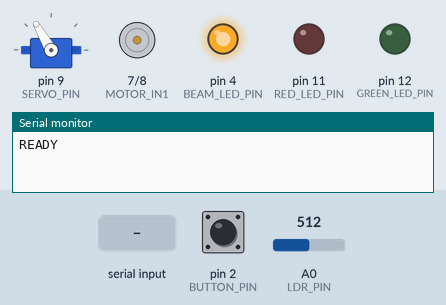
This sketch was run on a simulated Arduino Uno, built with avr-gcc and run on an emulated ATmega328P. Shown: servo, motor-driver pin pairs drawn as motors (green arrow = first pin HIGH = forward, orange = second pin HIGH = backward, longer = more drive, scaled by the enable pin), output pins drawn as LEDs (lit = HIGH), the last lines printed to the serial monitor. Inputs (shaded band) come from the test bench; at power-on: pin 2 (BUTTON_PIN) HIGH, A0 (LDR_PIN) = 512.

Above: at 1.7 s.
1.8 s: pin 2 (BUTTON_PIN) pulled LOW for 0.15 s
At 2.95 s:
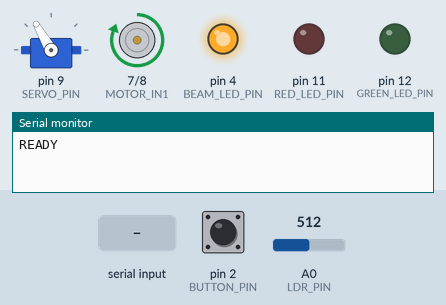
At 3.9 s:
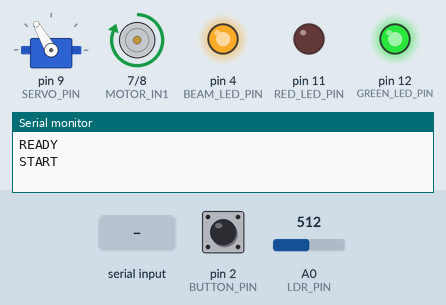
4.6 s: A0 (LDR_PIN) set to 322
6.1 s: A0 (LDR_PIN) set to 293
7.6 s: A0 (LDR_PIN) set to 248
9.1 s: A0 (LDR_PIN) set to 220
10.6 s: "J" received over Serial
At 11.2 s:
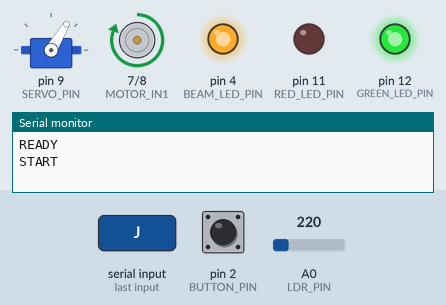
Timing chart, 0 to 13.6 s (numbered marks = the images above; inputs shaded):
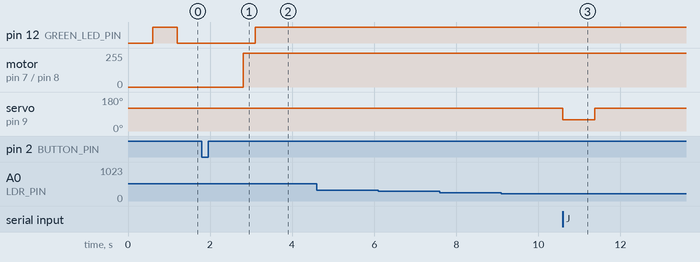

The sketch:

horse_jump.ino
```cpp
/*
  HORSE JUMP — Arduino side
  ------------------------------------------------------------
  p5 (webcam) detects the player raising a hand and sends 'J' over serial.
  The servo lifts the horse. A belt (DC motor) carries jumps under it.
  An LED + LDR "break-beam" sits right under the horse: when a jump
  post breaks the beam, we check if the horse is in the air.
    in the air  -> point
    on the ground -> CRASH: belt brakes, red LEDs flash

  Serial IN  (from p5):  'J' = jump   'S' = start/restart   'D' = toggle debug
  Serial OUT (to p5):    READY | START | SCORE,<n> | CRASH,<n>

  WIRING (Uno R3)
  ------------------------------------------------------------
  Servo signal ............ D9   (servo + to 5V, - to GND)
  L298N ENB ............... D5   (REMOVE the ENB jumper cap first)
  L298N IN3 ............... D7
  L298N IN4 ............... D8
  L298N OUT3/OUT4 ......... DC motor  (motor uses the B side of the driver)
  L298N +12V/VIN .......... 9V supply +   (keep the 5V-EN jumper ON, leave the 5V terminal empty)
  L298N GND ............... supply - AND Arduino GND (common ground!)
  Beam LED ................ D4 -> 220Ω -> LED -> GND (points at the LDR)
  LDR ..................... 5V -> LDR -> A0 -> 10kΩ -> GND
  Red LEDs (x2, parallel).. D11 -> 220Ω each -> LED -> GND
  Green LED ............... D12 -> 220Ω -> LED -> GND
  Start button ............ D2 -> button -> GND (uses INPUT_PULLUP)
  Put a 100–470µF capacitor across servo 5V/GND if the Arduino resets
  when the horse jumps.
*/

#include <Servo.h>

// ---------- pins ----------
const int SERVO_PIN     = 9;
const int MOTOR_EN      = 5;   // -> L298N ENB
const int MOTOR_IN1     = 7;   // -> L298N IN3
const int MOTOR_IN2     = 8;   // -> L298N IN4
const int LDR_PIN       = A0;
const int BEAM_LED_PIN  = 4;
const int RED_LED_PIN   = 11;
const int GREEN_LED_PIN = 12;
const int BUTTON_PIN    = 2;

// ---------- tuning (change these while testing) ----------
const int HORSE_REST = 120;           // linkage: servo angle with horse down (crank fitted level at 90)
const int HORSE_UP   = 59;            // linkage: servo angle with horse up (~61° crank swing). Swap the two if it moves the wrong way
const unsigned long LIFT_TIME = 120;  // ms until horse is high enough to clear a post
const unsigned long AIR_TIME  = 650;  // ms the horse stays up

const int SPEED_START = 255;          // belt PWM (0–255). 255 = full speed always
const int SPEED_STEP  = 0;            // added per point
const int SPEED_MAX   = 255;

const float BLOCK_RATIO = 0.60;       // "blocked" below 60% of normal light (a hand over the LDR easily does this)
const float CLEAR_RATIO = 0.85;       // beam "clear" again above 85%
const unsigned long BEAM_GRACE_MS    = 600;  // ignore the beam right after START (motor kick dims the LED)
const unsigned long BLOCK_CONFIRM_MS = 3;    // beam must stay dark this long to count (filters flicker/noise)
const int MIN_DROP = 15;              // ...and by at least this many counts (0–1023)

// ---------- state ----------
enum State { IDLE, RUNNING, CRASHED };
State state = IDLE;

Servo horse;
int score = 0;
int beltSpeed = SPEED_START;

bool jumping = false;
unsigned long jumpStart = 0;

float baseline = 0;
bool beamBlocked = false;
bool beamDark = false;           // reading is below the threshold, waiting for confirmation
unsigned long darkSince = 0;
unsigned long beamIgnoreUntil = 0;
int lastLdr = 0;

unsigned long greenUntil = 0;
unsigned long lastButton = 0;
unsigned long lastDebug = 0;
bool debug = false;

// ---------- motor ----------
void motorRun(int pwm) {
  digitalWrite(MOTOR_IN1, HIGH);
  digitalWrite(MOTOR_IN2, LOW);
  analogWrite(MOTOR_EN, pwm);
}

void motorBrake() {              // both inputs HIGH = active brake on L298N
  digitalWrite(MOTOR_IN1, HIGH);
  digitalWrite(MOTOR_IN2, HIGH);
  analogWrite(MOTOR_EN, 255);
}

void motorOff() {
  digitalWrite(MOTOR_IN1, LOW);
  digitalWrite(MOTOR_IN2, LOW);
  analogWrite(MOTOR_EN, 0);
}

// ---------- horse ----------
void startJump() {
  if (jumping || state == CRASHED) return;
  jumping = true;
  jumpStart = millis();
  horse.write(HORSE_UP);
}

void updateJump() {
  if (jumping && millis() - jumpStart > LIFT_TIME + AIR_TIME) {
    horse.write(HORSE_REST);
    jumping = false;
  }
}

bool horseInAir() {
  return jumping && (millis() - jumpStart >= LIFT_TIME);
}

// ---------- beam (LED + LDR) ----------
void calibrateBeam() {
  long sum = 0;
  for (int i = 0; i < 50; i++) {
    sum += analogRead(LDR_PIN);
    delay(10);
  }
  baseline = sum / 50.0;
  beamBlocked = false;
}

// returns true once, at the moment a post enters the beam
bool postArrived() {
  int v = analogRead(LDR_PIN);
  lastLdr = v;
  bool dark = v < baseline * BLOCK_RATIO && baseline - v >= MIN_DROP;
  bool arrived = false;

  if (!beamBlocked) {
    if (dark && !beamDark) { beamDark = true; darkSince = millis(); }
    if (!dark) beamDark = false;
    if (beamDark && millis() - darkSince >= BLOCK_CONFIRM_MS) {
      beamBlocked = true;
      beamDark = false;
      arrived = millis() >= beamIgnoreUntil;
    }
  }
  if (arrived) return true;
  if (beamBlocked && v > baseline * CLEAR_RATIO) {
    beamBlocked = false;
  }
  // slowly follow room-light changes while the beam is clear (time-based: ~3 s to adapt)
  static unsigned long lastTrack = 0;
  if (!beamBlocked && !beamDark && millis() - lastTrack >= 10) {
    lastTrack = millis();
    baseline += (v - baseline) * 0.003;
  }

  if (debug && millis() - lastDebug > 100) {
    lastDebug = millis();
    Serial.print("LDR,"); Serial.print(v);
    Serial.print(",base,"); Serial.println((int)baseline);
  }
  return false;
}

// ---------- game ----------
void startGame() {
  digitalWrite(RED_LED_PIN, LOW);
  horse.write(HORSE_REST);
  jumping = false;
  score = 0;
  beltSpeed = SPEED_START;
  delay(500);                // let the horse/linkage settle out of the beam first
  calibrateBeam();           // belt is stopped here, so the beam should be clear
  motorRun(255);             // kick to overcome the gearbox's stiction
  delay(300);
  motorRun(beltSpeed);
  beamIgnoreUntil = millis() + BEAM_GRACE_MS;
  state = RUNNING;
  Serial.println("START");
}

void crash() {
  motorBrake();
  state = CRASHED;
  Serial.print("CRASH,"); Serial.println(score);
  Serial.print("WHY,ldr,"); Serial.print(lastLdr);              // shows in the Serial Monitor / p5 console
  Serial.print(",base,"); Serial.println((int)baseline);
}

void addPoint() {
  score++;
  beltSpeed = min(beltSpeed + SPEED_STEP, SPEED_MAX);
  motorRun(beltSpeed);
  greenUntil = millis() + 250;
  Serial.print("SCORE,"); Serial.println(score);
}

void readSerial() {
  while (Serial.available()) {
    char c = Serial.read();
    if (c == 'J') startJump();
    else if (c == 'S' && state != RUNNING) startGame();
    else if (c == 'D') debug = !debug;
    else if (c == 'B') digitalWrite(BEAM_LED_PIN, !digitalRead(BEAM_LED_PIN));   // test: beam LED off/on
  }
}

void readButton() {
  if (digitalRead(BUTTON_PIN) == LOW && millis() - lastButton > 400) {
    lastButton = millis();
    if (state != RUNNING) startGame();
  }
}

void updateLeds() {
  unsigned long t = millis();
  if (state == CRASHED) {
    digitalWrite(RED_LED_PIN, (t / 150) % 2);     // fast flash
    digitalWrite(GREEN_LED_PIN, LOW);
  } else if (state == IDLE) {
    digitalWrite(RED_LED_PIN, LOW);
    digitalWrite(GREEN_LED_PIN, (t / 600) % 2);   // slow "ready" blink
  } else {
    digitalWrite(RED_LED_PIN, LOW);
    digitalWrite(GREEN_LED_PIN, HIGH);            // steady while playing: a blinking LED near the LDR looks like a shadow
  }
}

void setup() {
  Serial.begin(9600);
  pinMode(MOTOR_EN, OUTPUT);
  pinMode(MOTOR_IN1, OUTPUT);
  pinMode(MOTOR_IN2, OUTPUT);
  pinMode(BEAM_LED_PIN, OUTPUT);
  pinMode(RED_LED_PIN, OUTPUT);
  pinMode(GREEN_LED_PIN, OUTPUT);
  pinMode(BUTTON_PIN, INPUT_PULLUP);

  digitalWrite(BEAM_LED_PIN, HIGH);
  motorOff();
  horse.attach(SERVO_PIN);
  horse.write(HORSE_REST);
  calibrateBeam();
  Serial.println("READY");
}

void loop() {
  readSerial();
  readButton();
  updateJump();

  bool arrived = postArrived();
  if (state == RUNNING && arrived) {
    if (horseInAir()) addPoint();
    else crash();
  }

  updateLeds();
}
```

Measured:
- after the input at 1.8 s, motor on pin 7 (MOTOR_IN1) / pin 8 (MOTOR_IN2): stopped → forward 255/255 after 1.0 s
- after the input at 4.6 s, every drawn part: stays the same
- after the input at 6.1 s, every drawn part: stays the same
- after the input at 7.6 s, every drawn part: stays the same
- after the input at 9.1 s, every drawn part: stays the same
- after the input at 10.6 s, servo on pin 9 (SERVO_PIN): 120° → 59° at once, → 120° 0.77 s later
